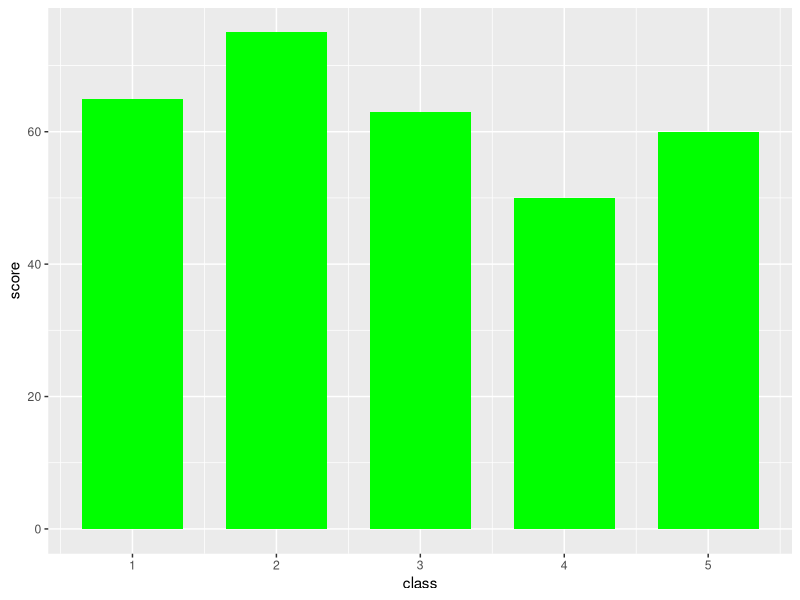

Generate this figure with R:
library(ggplot2)
class <- c(1,2,3,4,5)
score <- c(65,75,63,50,60)
df <- data.frame(class,score)         # 그래프를 작성할 대상 데이터

ggplot(df, aes(x=class,y=score)) +    # 그래프를 그릴 데이터 지정
  geom_bar(stat='identity',           # 막대그래프의 형태 지정  
           width=0.7, fill='green')   # 막대의 색 지정                 